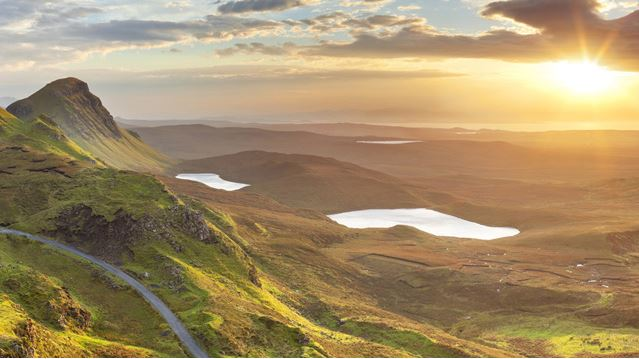
#> input picture openCV/image/10.JPG, 639 x 359 px, found by its file name
$ python cv-23-1.py
#> lines starting #> are read from the running program, lines starting #| are printed output that depends on the picture
# 이미지 히스토그램

import numpy as np
import cv2
import matplotlib.pyplot as plt

def histogram():
    img1 = cv2.imread('image/10.jpg', cv2.IMREAD_GRAYSCALE)
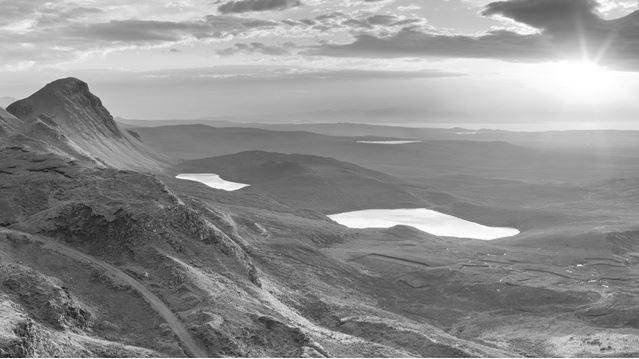
#> img1: shape (359, 639); min 12, max 255, mean 144.3
    img2 = cv2.imread('image/10.jpg')
#> img2 is the input picture: shape (359, 639, 3); mean B, G, R 105, 141.9, 163.8

    hist1 = cv2.calcHist([img1],[0], None, [256],[0,256])
#> hist1 = 256 values, max 2261 at index 124, min 0 at index 0, mean 896.1

    hist2, bins = np.histogram(img1.ravel(), 256, [0,256])
#> hist2 has the same summary as hist1; bins = 257 values from 0 to 256

    hist3 = np.bincount(img1.ravel(), minlength = 256)
#> hist3 has the same summary as hist1

    plt.hist(img1.ravel(), 256, [0,256])

    color = ('b', 'g', 'r')

    for i, col in enumerate(color):
        hist = cv2.calcHist([img2], [i], None, [256], [0,256])
        plt.plot(hist, color=col)
        plt.xlim([0,256])

    plt.show()
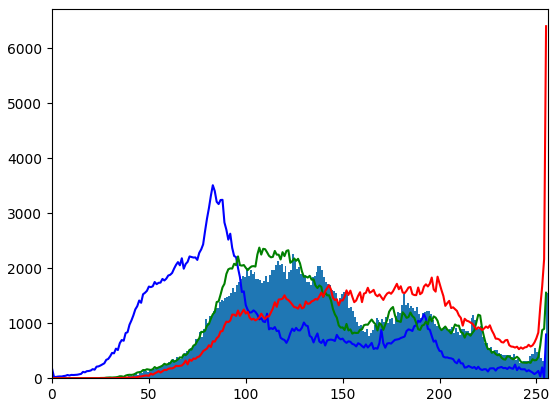
#> figure drawn by matplotlib, 1 panel; tallest bar 2261 high, from x = 124 to 125; curve peaks at x = 83, y = 3511; curve peaks at x = 107, y = 2376; curve peaks at x = 255, y = 6404

histogram()

$ run again, with openCV/image/1.jpg copied over openCV/image/10.JPG
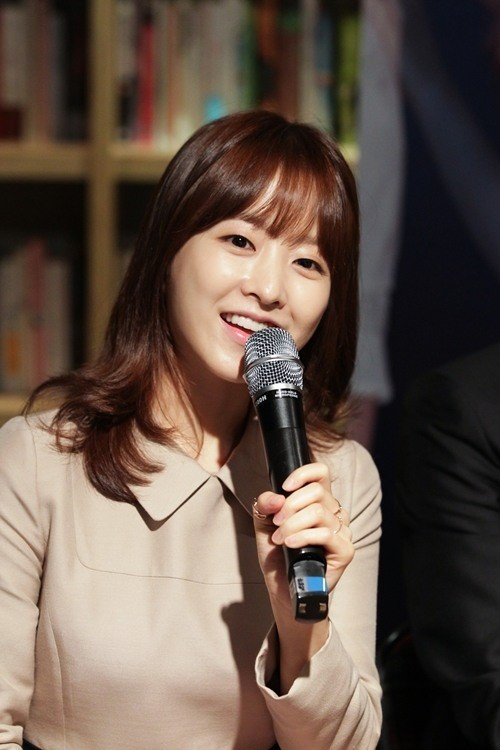
#> input picture openCV/image/1.jpg, 500 x 750 px, found by its file name
#> in histogram, `img1 = cv2.imread('image/10.jpg', cv2.IMREAD_GRAYSCALE)`:
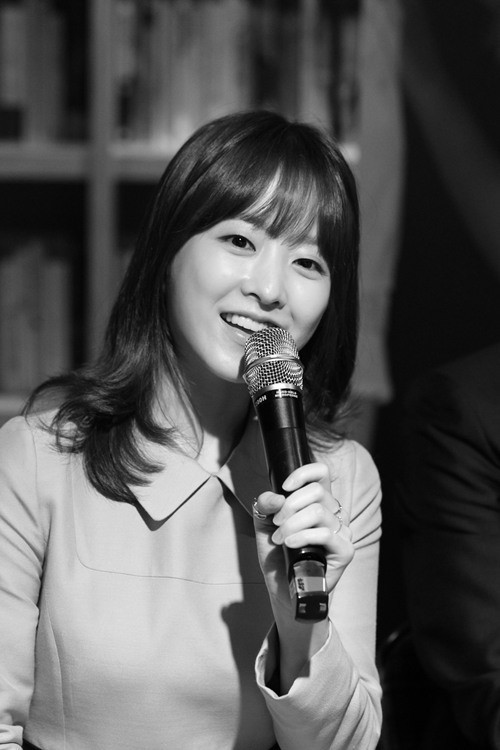
#> img1: shape (750, 500); min 0, max 255, mean 87.5
#> in histogram, img2 is the input picture: shape (750, 500, 3); mean B, G, R 73.2, 83.8, 100.2
#> hist1 = 256 values, max 11110 at index 12, min 3 at index 254, mean 1464.8
#> hist2 has the same summary as hist1; bins = 257 values from 0 to 256
#> hist3 has the same summary as hist1
#> in histogram, `plt.show()`:
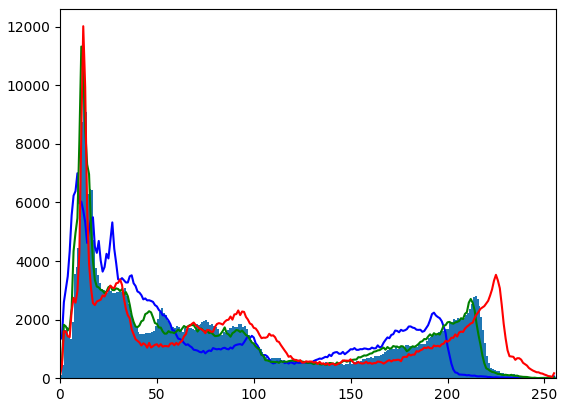
#> figure drawn by matplotlib, 1 panel; tallest bar 11110 high, from x = 12 to 13; curve peaks at x = 9, y = 6999; curve peaks at x = 11, y = 11325; curve peaks at x = 12, y = 12020

$ run again, with openCV/image/11.JPG copied over openCV/image/10.JPG
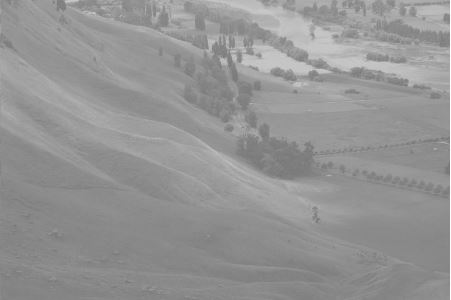
#> input picture openCV/image/11.JPG, 451 x 300 px, found by its file name
#> in histogram, img1 is the input picture: shape (300, 451); min 117, max 255, mean 148.2
#> hist1 = 256 values, max 6212 at index 137, min 0 at index 0, mean 528.5
#> hist2 has the same summary as hist1; bins = 257 values from 0 to 256
#> hist3 has the same summary as hist1
#> in histogram, `plt.show()`:
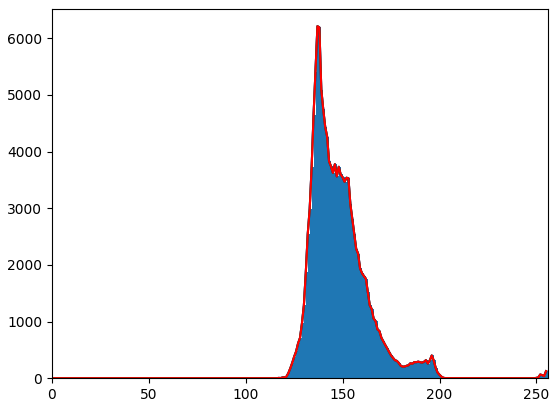
#> figure drawn by matplotlib, 1 panel; tallest bar 6212 high, from x = 137 to 138; curve peaks at x = 137, y = 6212; curve peaks at x = 137, y = 6212; curve peaks at x = 137, y = 6212

$ run again, with openCV/image/12.JPG copied over openCV/image/10.JPG
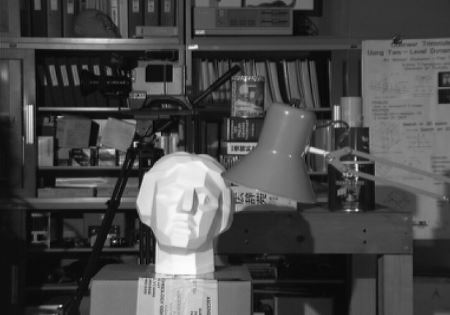
#> input picture openCV/image/12.JPG, 450 x 315 px, found by its file name
#> in histogram, img1 is the input picture: shape (315, 450); min 0, max 255, mean 73.6
#> hist1 = 256 values, max 2746 at index 14, min 0 at index 1, mean 553.7
#> hist2 has the same summary as hist1; bins = 257 values from 0 to 256
#> hist3 has the same summary as hist1
#> in histogram, `plt.show()`:
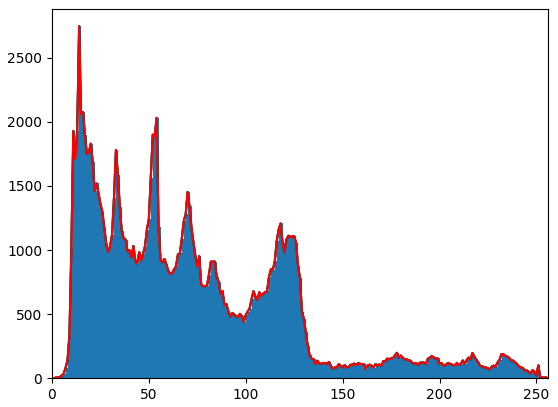
#> figure drawn by matplotlib, 1 panel; tallest bar 2746 high, from x = 14 to 15; curve peaks at x = 14, y = 2746; curve peaks at x = 14, y = 2746; curve peaks at x = 14, y = 2746
